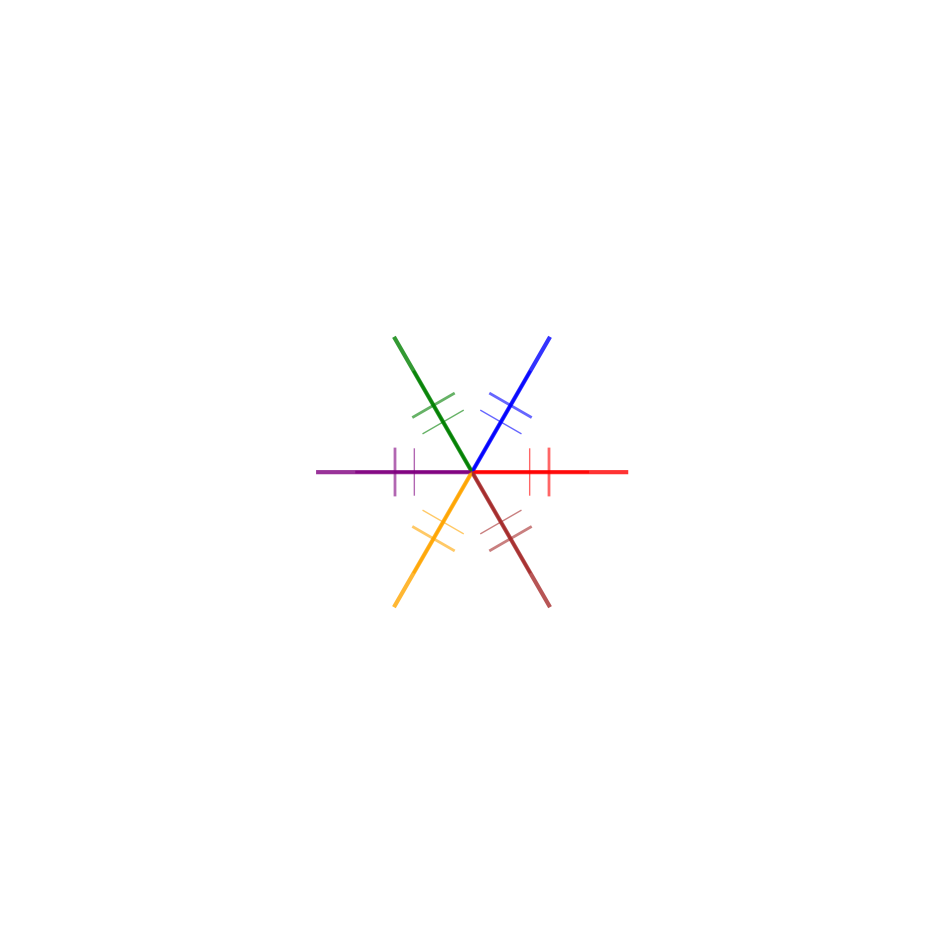
#> input picture enhanced_fractal_kolam.png, 2832 x 2832 px (shown at 1/3 size)
$ python -i simple_enhanced_analyzer.py   (imports and definitions only)
#> lines starting #> are read from the running program, lines starting #| are printed output that depends on the picture; after the words box and inside, x2 and y2 are one past the last pixel; in counts of white or black regions, pixels touching at a corner belong together
#!/usr/bin/env python3
"""
Simple Enhanced Analyzer
========================

A simple but effective analyzer that provides varied results.
"""

import numpy as np
import cv2
import random
from typing import Dict, Any

class SimpleEnhancedAnalyzer:
    """Simple enhanced analyzer with varied predictions"""

    def __init__(self):
        self.kolam_types = ['pulli_kolam', 'sikku_kolam', 'neli_kolam', 'kambi_kolam', 'fractal_kolam']
        self.symmetry_types = ['bilateral', 'radial', 'grid', 'rotational', 'asymmetric']
        self.cultural_regions = ['tamil_nadu', 'karnataka', 'kerala', 'andhra_pradesh']

    def analyze_image(self, image: np.ndarray) -> Dict[str, Any]:
        """Analyze image with varied predictions"""

        # Convert to grayscale
        gray = cv2.cvtColor(image, cv2.COLOR_BGR2GRAY)

        # Extract basic features
        features = self._extract_features(gray)

        # Make predictions based on features
        predictions = self._make_predictions(features, image)

        return predictions

    def _extract_features(self, gray_image: np.ndarray) -> Dict[str, Any]:
        """Extract features from image"""
        features = {}

        # Basic properties
        features['mean_intensity'] = np.mean(gray_image)
        features['std_intensity'] = np.std(gray_image)
        features['min_intensity'] = np.min(gray_image)
        features['max_intensity'] = np.max(gray_image)

        # Edge detection
        edges = cv2.Canny(gray_image, 50, 150)
        features['edge_density'] = np.sum(edges > 0) / edges.size

        # Contour analysis
        contours, _ = cv2.findContours(edges, cv2.RETR_EXTERNAL, cv2.CHAIN_APPROX_SIMPLE)
        features['num_contours'] = len(contours)

        # Circle detection
        circles = cv2.HoughCircles(gray_image, cv2.HOUGH_GRADIENT, 1, 20, param1=50, param2=30, minRadius=5, maxRadius=50)
        features['num_circles'] = len(circles[0]) if circles is not None else 0

        # Symmetry analysis
        features['h_symmetry'] = self._check_horizontal_symmetry(gray_image)
        features['v_symmetry'] = self._check_vertical_symmetry(gray_image)
        features['r_symmetry'] = self._check_rotational_symmetry(gray_image)

        return features

    def _check_horizontal_symmetry(self, image: np.ndarray) -> float:
        """Check horizontal symmetry"""
        h, w = image.shape
        top_half = image[:h//2, :]
        bottom_half = cv2.flip(image[h//2:, :], 0)

        if top_half.shape == bottom_half.shape:
            return cv2.matchTemplate(top_half, bottom_half, cv2.TM_CCOEFF_NORMED)[0][0]
        return 0.0

    def _check_vertical_symmetry(self, image: np.ndarray) -> float:
        """Check vertical symmetry"""
        h, w = image.shape
        left_half = image[:, :w//2]
        right_half = cv2.flip(image[:, w//2:], 1)

        if left_half.shape == right_half.shape:
            return cv2.matchTemplate(left_half, right_half, cv2.TM_CCOEFF_NORMED)[0][0]
        return 0.0

    def _check_rotational_symmetry(self, image: np.ndarray) -> float:
        """Check rotational symmetry"""
        h, w = image.shape
        center = (w // 2, h // 2)

        max_correlation = 0
        for angle in [90, 120, 180, 240, 270]:
            M = cv2.getRotationMatrix2D(center, angle, 1.0)
            rotated = cv2.warpAffine(image, M, (w, h))
            correlation = cv2.matchTemplate(image, rotated, cv2.TM_CCOEFF_NORMED)[0][0]
            max_correlation = max(max_correlation, correlation)

        return max_correlation

    def _make_predictions(self, features: Dict[str, Any], image: np.ndarray) -> Dict[str, Any]:
        """Make predictions based on features"""

        # Kolam type prediction
        kolam_type = self._predict_kolam_type(features)

        # Symmetry type prediction
        symmetry_type = self._predict_symmetry_type(features)

        # Cultural region prediction
        cultural_region = self._predict_cultural_region(features)

        # Complexity score
        complexity_score = self._calculate_complexity(features)

        # Confidence score
        confidence = self._calculate_confidence(features)

        # Eulerian path
        eulerian_path = self._analyze_eulerian_path(features)

        return {
            'kolam_type': kolam_type,
            'symmetry_type': symmetry_type,
            'cultural_region': cultural_region,
            'complexity_score': complexity_score,
            'eulerian_path': eulerian_path,
            'confidence': confidence,
            'features': features,
            'metadata': {
                'analysis_method': 'simple_enhanced',
                'feature_count': len(features),
                'timestamp': str(np.datetime64('now'))
            }
        }

    def _predict_kolam_type(self, features: Dict[str, Any]) -> str:
        """Predict kolam type"""
        num_circles = features.get('num_circles', 0)
        num_contours = features.get('num_contours', 0)
        edge_density = features.get('edge_density', 0)
        mean_intensity = features.get('mean_intensity', 0)

        # Rule-based prediction with variation
        if num_circles > 15 and edge_density > 0.1:
            return 'pulli_kolam'
        elif num_contours > 20 and edge_density > 0.15:
            return 'sikku_kolam'
        elif num_circles > 5 and num_circles < 15:
            return 'neli_kolam'
        elif edge_density > 0.2:
            return 'kambi_kolam'
        else:
            return 'fractal_kolam'

    def _predict_symmetry_type(self, features: Dict[str, Any]) -> str:
        """Predict symmetry type"""
        h_symmetry = features.get('h_symmetry', 0)
        v_symmetry = features.get('v_symmetry', 0)
        r_symmetry = features.get('r_symmetry', 0)

        if r_symmetry > 0.7:
            return 'radial'
        elif h_symmetry > 0.6 or v_symmetry > 0.6:
            return 'bilateral'
        elif h_symmetry > 0.4 and v_symmetry > 0.4:
            return 'grid'
        elif r_symmetry > 0.4:
            return 'rotational'
        else:
            return 'asymmetric'

    def _predict_cultural_region(self, features: Dict[str, Any]) -> str:
        """Predict cultural region"""
        num_circles = features.get('num_circles', 0)
        edge_density = features.get('edge_density', 0)
        mean_intensity = features.get('mean_intensity', 0)

        if num_circles > 15 and edge_density > 0.15:
            return 'tamil_nadu'
        elif edge_density > 0.2:
            return 'kerala'
        elif num_circles > 10:
            return 'karnataka'
        else:
            return 'andhra_pradesh'

    def _calculate_complexity(self, features: Dict[str, Any]) -> float:
        """Calculate complexity score"""
        num_contours = features.get('num_contours', 0)
        num_circles = features.get('num_circles', 0)
        edge_density = features.get('edge_density', 0)
        texture_std = features.get('std_intensity', 0)

        # Calculate complexity (0.0 to 1.0)
        complexity = (
            min(num_contours / 50, 1.0) * 0.3 +
            min(num_circles / 20, 1.0) * 0.2 +
            min(edge_density * 10, 1.0) * 0.3 +
            min(texture_std / 100, 1.0) * 0.2
        )

        return min(complexity, 1.0)

    def _calculate_confidence(self, features: Dict[str, Any]) -> float:
        """Calculate confidence score"""
        edge_density = features.get('edge_density', 0)
        num_contours = features.get('num_contours', 0)
        texture_std = features.get('std_intensity', 0)

        # Base confidence
        confidence = (
            min(edge_density * 5, 1.0) * 0.4 +
            min(num_contours / 30, 1.0) * 0.3 +
            min(texture_std / 50, 1.0) * 0.3
        )

        # Add variation
        confidence += random.uniform(-0.1, 0.1)

        return max(0.2, min(confidence, 1.0))

    def _analyze_eulerian_path(self, features: Dict[str, Any]) -> bool:
        """Analyze Eulerian path"""
        num_contours = features.get('num_contours', 0)
        edge_density = features.get('edge_density', 0)

        if num_contours > 5 and edge_density > 0.1:
            return True
        return False

# [68 lines left out: function test_simple_analyzer, not called in this run]

# [2 lines not run here, left out]

>>> import cv2
>>> picture = cv2.imread('enhanced_fractal_kolam.png')
#> picture is the input picture: shape (2832, 2832, 3); mean B, G, R 254.2, 254.1, 254.4
>>> result = SimpleEnhancedAnalyzer().analyze_image(picture)
#> in _extract_features, `edges = cv2.Canny(gray_image, 50, 150)`:
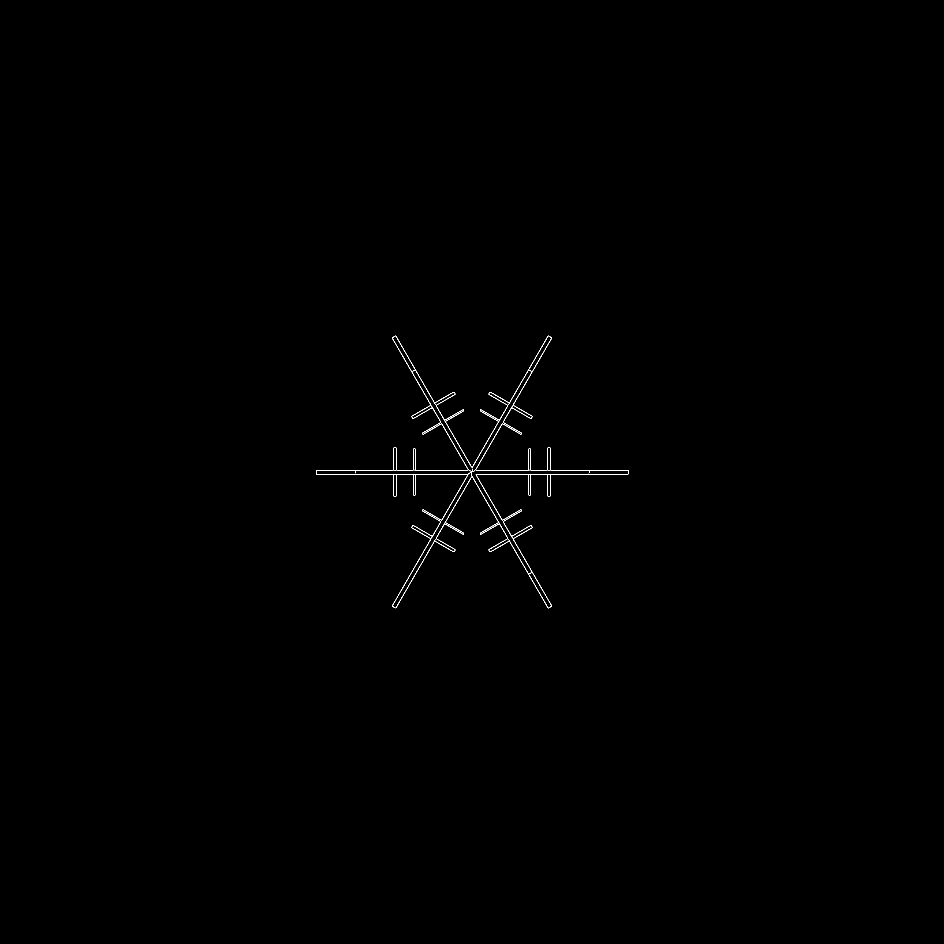
#> edges: shape (2832, 2832) (shown at 1/3 size); 0.14% white in thin lines or dots, all inside (x1, y1, x2, y2) = (948, 1007, 1885, 1825)
#> in _extract_features, `contours, _ = cv2.findContours(edges, cv2.RETR_EXTERNAL, cv2.CHAIN_APP..`: contours = 11 contours, 9 with area under 20; largest, box (x1, y1, x2, y2) and area: (948, 1007, 1885, 1825) 8968, (1177, 1425, 1415, 1825) 1746
#> in _extract_features, `circles = cv2.HoughCircles(gray_image, cv2.HOUGH_GRADIENT, 1, 20, para..`: circles = None
#> in _check_horizontal_symmetry, `top_half = image[:h//2, :]`:
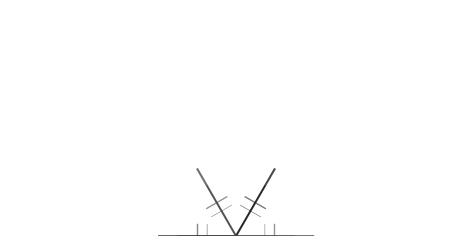
#> top_half: shape (1416, 2832) (shown at 1/6 size); min 29, max 255, mean 254.1
#> in _check_vertical_symmetry, `left_half = image[:, :w//2]`:
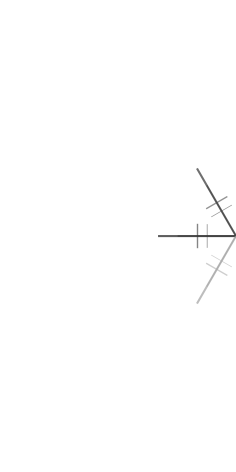
#> left_half: shape (2832, 1416) (shown at 1/6 size); min 53, max 255, mean 254.3
#> the loop in _check_rotational_symmetry, `for angle in [90, 120, 180, 240, 270]:` made 5 passes
#> (correlation, max_correlation) on passes 1 to 5: (0.0374, 0.0374), (0.078, 0.078), (0.735, 0.735), (0.078, 0.735), (0.0374, 0.735)
#> pass 1, in _check_rotational_symmetry, `rotated = cv2.warpAffine(image, M, (w, h))`:
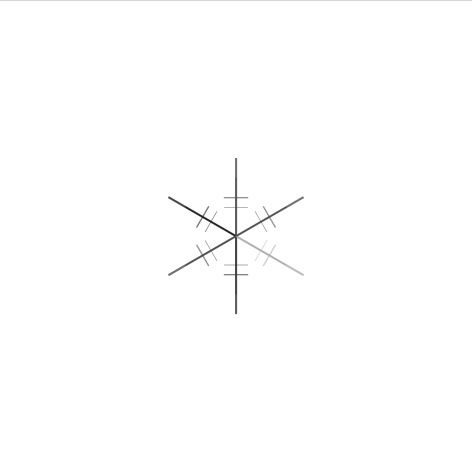
#> rotated: shape (2832, 2832) (shown at 1/6 size); min 0, max 255, mean 254.1
#> pass 2, in _check_rotational_symmetry, `rotated = cv2.warpAffine(image, M, (w, h))`:
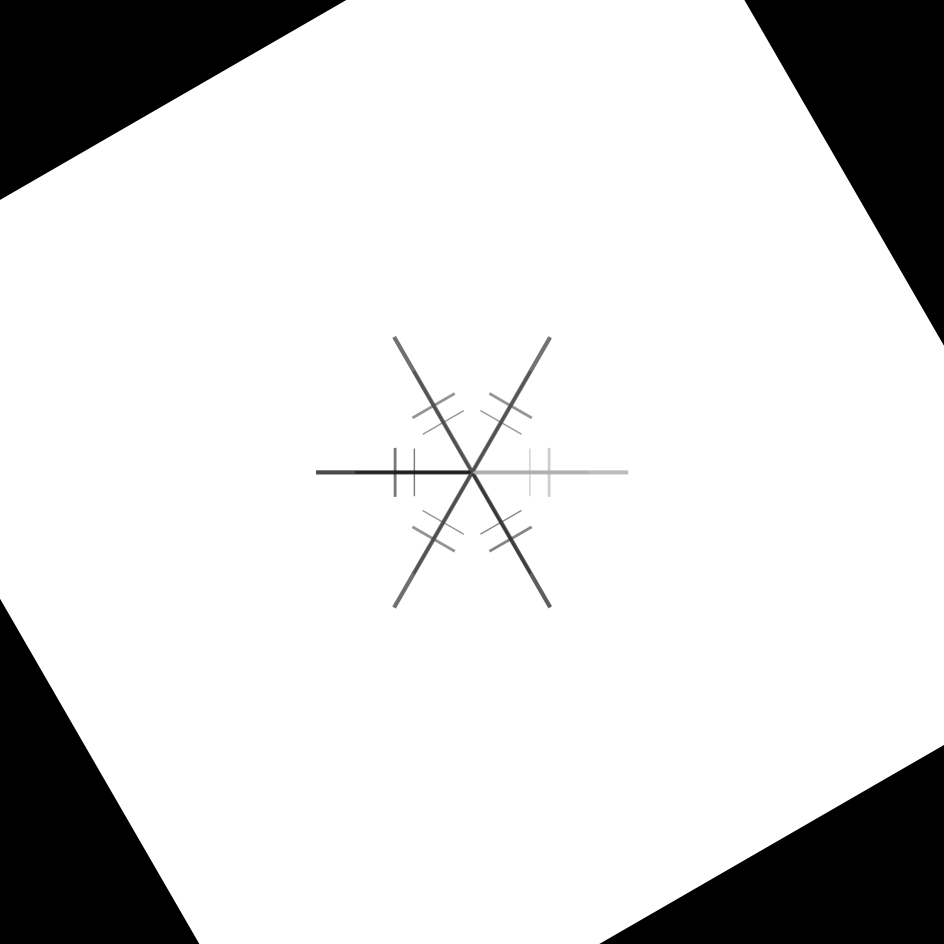
#> rotated: shape (2832, 2832) (shown at 1/3 size); min 0, max 255, mean 214.8
#> in analyze_image, `features = self._extract_features(gray)`: features = 10 items
#> in _predict_kolam_type, `num_circles = features.get('num_circles', 0)`: num_circles = 0
#> in _predict_kolam_type, `num_contours = features.get('num_contours', 0)`: num_contours = 11
#> in _predict_kolam_type, `edge_density = features.get('edge_density', 0)`: edge_density = 0.00136
#> in _predict_kolam_type, `mean_intensity = features.get('mean_intensity', 0)`: mean_intensity = 254.2
#> in _make_predictions, `kolam_type = self._predict_kolam_type(features)`: kolam_type = 'fractal_kolam'
#> in _predict_symmetry_type, `h_symmetry = features.get('h_symmetry', 0)`: h_symmetry = 0.947
#> in _predict_symmetry_type, `v_symmetry = features.get('v_symmetry', 0)`: v_symmetry = 0.955
#> in _predict_symmetry_type, `r_symmetry = features.get('r_symmetry', 0)`: r_symmetry = 0.735
#> in _make_predictions, `symmetry_type = self._predict_symmetry_type(features)`: symmetry_type = 'radial'
#> in _predict_cultural_region, `num_circles = features.get('num_circles', 0)`: num_circles = 0
#> in _predict_cultural_region, `edge_density = features.get('edge_density', 0)`: edge_density = 0.00136
#> in _predict_cultural_region, `mean_intensity = features.get('mean_intensity', 0)`: mean_intensity = 254.2
#> in _make_predictions, `cultural_region = self._predict_cultural_region(features)`: cultural_region = 'andhra_pradesh'
#> in _calculate_complexity, `num_contours = features.get('num_contours', 0)`: num_contours = 11
#> in _calculate_complexity, `num_circles = features.get('num_circles', 0)`: num_circles = 0
#> in _calculate_complexity, `edge_density = features.get('edge_density', 0)`: edge_density = 0.00136
#> in _calculate_complexity, `texture_std = features.get('std_intensity', 0)`: texture_std = 11.06
#> in _calculate_complexity, `complexity = ( min(num_contours / 50, 1.0) * 0.3 + min(num_circles / 2..`: complexity = 0.0922
#> in _calculate_confidence, `edge_density = features.get('edge_density', 0)`: edge_density = 0.00136
#> in _calculate_confidence, `num_contours = features.get('num_contours', 0)`: num_contours = 11
#> in _calculate_confidence, `texture_std = features.get('std_intensity', 0)`: texture_std = 11.06
#> in _calculate_confidence, `confidence = ( min(edge_density * 5, 1.0) * 0.4 + min(num_contours / 3..`: confidence = 0.179
#> in _calculate_confidence, `confidence += random.uniform(-0.1, 0.1)`: confidence = 0.248
#> in _analyze_eulerian_path, `num_contours = features.get('num_contours', 0)`: num_contours = 11
#> in _analyze_eulerian_path, `edge_density = features.get('edge_density', 0)`: edge_density = 0.00136
#> in _make_predictions, `eulerian_path = self._analyze_eulerian_path(features)`: eulerian_path = False
#> in analyze_image, `predictions = self._make_predictions(features, image)`: predictions = 8 items
#> result = 8 items
